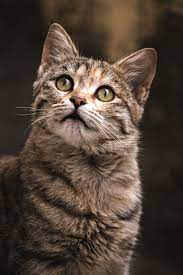
#> input picture OpenCV Course/images/1.jpeg, 183 x 275 px, found by its file name
$ python masking.py
#> lines starting #> are read from the running program, lines starting #| are printed output that depends on the picture; after the words box and inside, x2 and y2 are one past the last pixel; in counts of white or black regions, pixels touching at a corner belong together
import cv2 as cv
import numpy as np
PATH_IMG = "C:/Users/lenovo/Desktop/VSCode/cv_course/images/"
PATH_VID = "C:/Users/lenovo/Desktop/VSCode/cv_course/videos/"

img = cv.imread(PATH_IMG+"1.jpeg")
#> img is the input picture: shape (275, 183, 3); mean B, G, R 55.8, 66.1, 81.6
cv.imshow("Line",img)

blank = np.zeros(img.shape[:2],dtype='uint8')
cv.imshow("Blank Image",blank)

mask = cv.circle(blank,(img.shape[1]//2,img.shape[0]//2),100,255,-1)
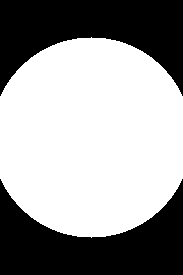
#> blank: shape (275, 183); 60.6% white; 2 black regions, box (x1, y1, x2, y2) and area: (0, 0, 183, 96) 9913, (0, 179, 183, 275) 9913
cv.imshow("Mask",mask)

masked = cv.bitwise_and(img,img,mask = mask)
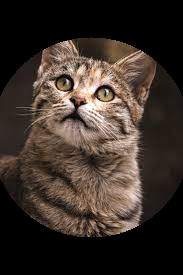
#> masked: shape (275, 183, 3); mean B, G, R 41.7, 48.7, 59.6
cv.imshow("Masked",masked)

cv.waitKey(0)

$ run again, with OpenCV Course/images/2.jpeg copied over OpenCV Course/images/1.jpeg
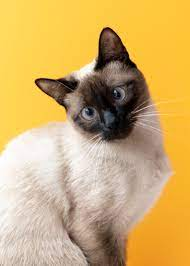
#> input picture OpenCV Course/images/2.jpeg, 190 x 266 px, found by its file name
#> img is the input picture: shape (266, 190, 3); mean B, G, R 108.7, 174.2, 208.4
#> `mask = cv.circle(blank,(img.shape[1]//2,img.shape[0]//2),100,255,-1)`:
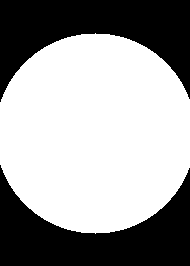
#> blank: shape (266, 190); 61.3% white; 2 black regions, box (x1, y1, x2, y2) and area: (0, 0, 190, 102) 9863, (0, 165, 190, 266) 9673
#> `masked = cv.bitwise_and(img,img,mask = mask)`:
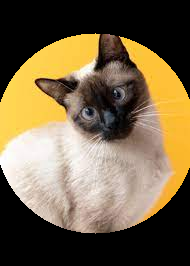
#> masked: shape (266, 190, 3); mean B, G, R 72.6, 101.8, 118.8

$ run again, with OpenCV Course/images/3.jpeg copied over OpenCV Course/images/1.jpeg
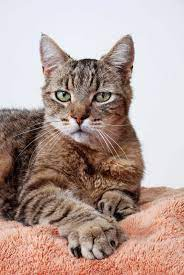
#> input picture OpenCV Course/images/3.jpeg, 184 x 275 px, found by its file name
#> img is the input picture: shape (275, 184, 3); mean B, G, R 152.3, 159, 181.1
#> blank: shape (275, 184); 60.4% white; 2 black regions, box (x1, y1, x2, y2) and area: (0, 0, 184, 98) 10011, (0, 177, 184, 275) 10011
#> `masked = cv.bitwise_and(img,img,mask = mask)`:
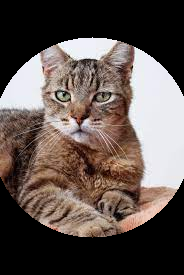
#> masked: shape (275, 184, 3); mean B, G, R 79.8, 84.6, 96.1

$ run again, with OpenCV Course/images/5.jpeg copied over OpenCV Course/images/1.jpeg
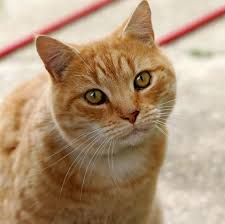
#> input picture OpenCV Course/images/5.jpeg, 225 x 224 px, found by its file name
#> img is the input picture: shape (224, 225, 3); mean B, G, R 120.8, 148.9, 175.9
#> `mask = cv.circle(blank,(img.shape[1]//2,img.shape[0]//2),100,255,-1)`:
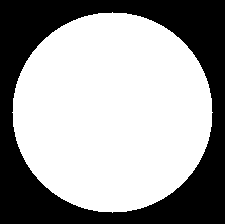
#> blank: shape (224, 225); 62.3% white; 1 black region, box (x1, y1, x2, y2) and area: (0, 0, 225, 224) 18983
#> `masked = cv.bitwise_and(img,img,mask = mask)`:
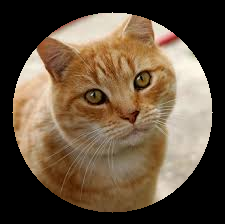
#> masked: shape (224, 225, 3); mean B, G, R 63.3, 82.9, 101
